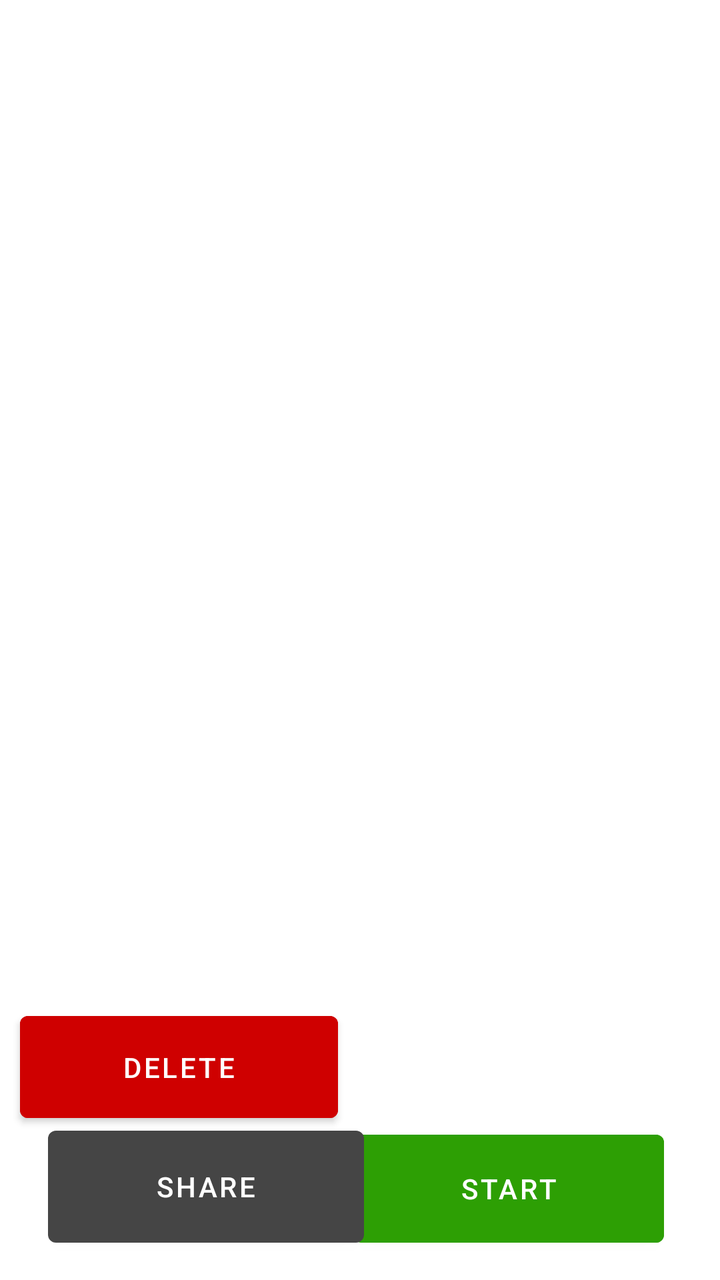
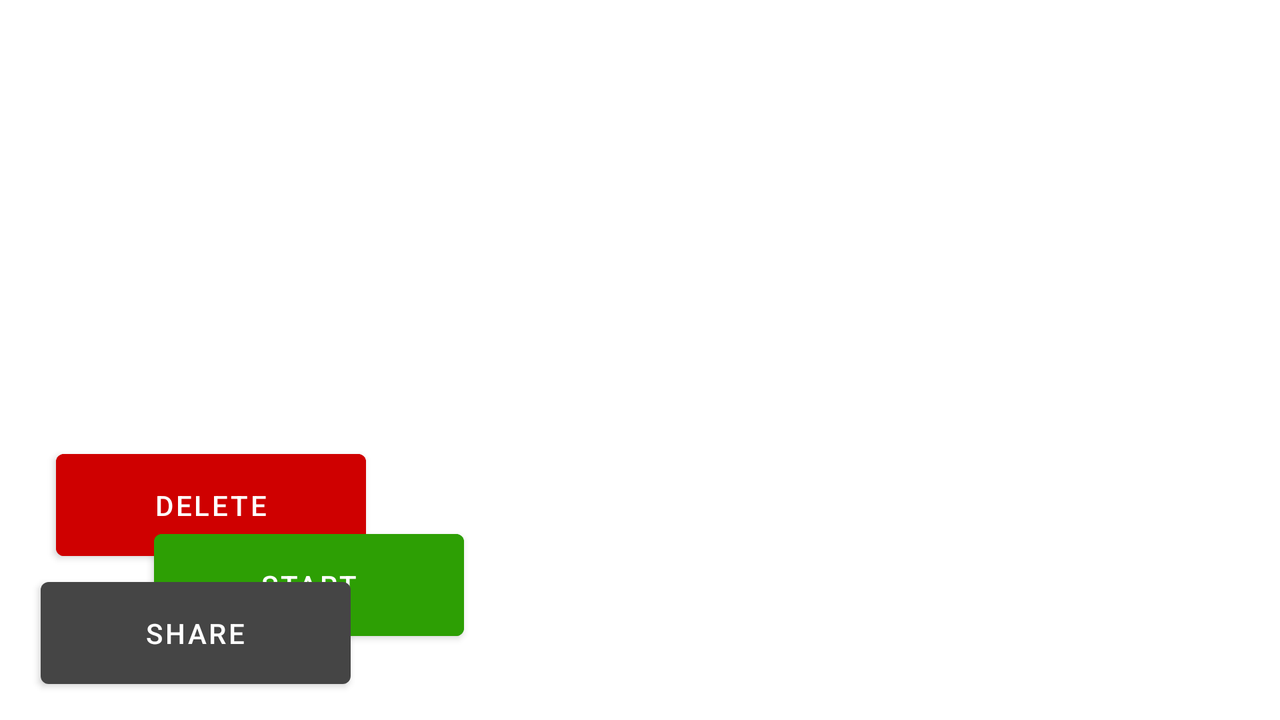

An Android layout and its configuration variant, each rendered on a device that would load it. The default file and the variant file are quoted in full after the pictures.
<!-- AndroidManifest.xml: application theme Theme.HIITTimer -->
<!-- res/layout/fragment_workout.xml -->
<?xml version="1.0" encoding="utf-8"?>
<FrameLayout xmlns:android="http://schemas.android.com/apk/res/android"
    xmlns:app="http://schemas.android.com/apk/res-auto"
    xmlns:tools="http://schemas.android.com/tools"
    android:layout_width="match_parent"
    android:layout_height="match_parent"
    tools:context=".screens.workoutFragment">

    
    <androidx.constraintlayout.widget.ConstraintLayout
        android:layout_width="match_parent"
        android:layout_height="match_parent">

        <TextView
            android:id="@+id/workoutName"
            android:layout_width="356dp"
            android:layout_height="84dp"
            android:layout_marginBottom="24dp"
            android:textAlignment="center"
            android:textSize="30sp"
            app:layout_constraintBottom_toTopOf="@+id/timer"
            app:layout_constraintEnd_toEndOf="parent"
            app:layout_constraintHorizontal_bias="0.496"
            app:layout_constraintStart_toStartOf="parent" />

        <TextView
            android:id="@+id/timer"
            android:layout_width="337dp"
            android:layout_height="83dp"
            android:textSize="18sp"
            app:layout_constraintBottom_toBottomOf="parent"
            app:layout_constraintEnd_toEndOf="parent"
            app:layout_constraintStart_toStartOf="parent"
            app:layout_constraintTop_toTopOf="parent"
            app:layout_constraintVertical_bias="0.239" />

        <androidx.recyclerview.widget.RecyclerView
            android:id="@+id/recyclerView"
            android:layout_width="367dp"
            android:layout_height="317dp"
            app:layoutManager="LinearLayoutManager"
            app:layout_constraintBottom_toTopOf="@+id/playPauseButton"
            app:layout_constraintEnd_toEndOf="parent"
            app:layout_constraintHorizontal_bias="0.5"
            app:layout_constraintStart_toStartOf="parent"
            app:layout_constraintTop_toBottomOf="@+id/timer" />

        <Button
            android:id="@+id/playPauseButton"
            android:layout_width="159dp"
            android:layout_height="63dp"
            android:backgroundTint="@color/red"
            android:text="@string/delete"
            app:layout_constraintBottom_toBottomOf="parent"
            app:layout_constraintEnd_toStartOf="@+id/stopButton"
            app:layout_constraintHorizontal_bias="0.549"
            app:layout_constraintStart_toStartOf="parent"
            app:layout_constraintTop_toTopOf="parent"
            app:layout_constraintVertical_bias="0.87" />

        <Button
            android:id="@+id/stopButton"
            android:layout_width="155dp"
            android:layout_height="66dp"
            android:layout_marginEnd="28dp"
            android:backgroundTint="@color/green"
            android:text="@string/start"
            app:layout_constraintBottom_toBottomOf="parent"
            app:layout_constraintEnd_toEndOf="parent"
            app:layout_constraintTop_toTopOf="parent"
            app:layout_constraintVertical_bias="0.978" />

        <Button
            android:id="@+id/shareButton"
            android:layout_width="158dp"
            android:layout_height="68dp"
            android:text="@string/share"
            app:layout_constraintBottom_toBottomOf="parent"
            app:layout_constraintEnd_toEndOf="parent"
            app:layout_constraintHorizontal_bias="0.119"
            app:layout_constraintStart_toStartOf="parent"
            app:layout_constraintTop_toTopOf="parent"
            app:layout_constraintVertical_bias="0.978" />

    </androidx.constraintlayout.widget.ConstraintLayout>

</FrameLayout>
<!-- resources referenced by this layout -->
<resources>
  <color name="green">#2D9F04</color>
  <color name="red">#CF0000</color>
  <string name="delete">Delete</string>
  <string name="share">Share</string>
  <string name="start">Start</string>
  <style name="Theme.HIITTimer" parent="Theme.MaterialComponents.DayNight.DarkActionBar">
          
          <item name="colorPrimary">@color/grey</item>
          <item name="colorPrimaryVariant">@color/grey</item>
          <item name="colorOnPrimary">@color/white</item>
          
          <item name="colorSecondary">@color/orange</item>
          <item name="colorSecondaryVariant">@color/orange</item>
          <item name="colorOnSecondary">@color/white</item>
          
          <item name="android:statusBarColor" tools:targetApi="l">?attr/colorPrimaryVariant</item>
          
      </style>
  <color name="grey">#454545</color>
  <color name="white">#FFFFFFFF</color>
  <color name="orange">#E88E0A</color>
</resources>
<!-- res/layout-land/fragment_workout.xml (the repository's variant of the layout above) -->
<!-- drawn on the phone turned sideways -->
<?xml version="1.0" encoding="utf-8"?>
<FrameLayout xmlns:android="http://schemas.android.com/apk/res/android"
    xmlns:app="http://schemas.android.com/apk/res-auto"
    xmlns:tools="http://schemas.android.com/tools"
    android:layout_width="match_parent"
    android:layout_height="match_parent"
    tools:context=".screens.workoutFragment">

    

    <androidx.constraintlayout.widget.ConstraintLayout
        android:layout_width="match_parent"
        android:layout_height="match_parent">

        <TextView
            android:id="@+id/workoutName"
            android:layout_width="339dp"
            android:layout_height="43dp"
            android:layout_marginStart="16dp"
            android:textSize="24sp"
            app:layout_constraintBottom_toTopOf="@+id/timer"
            app:layout_constraintStart_toStartOf="parent"
            app:layout_constraintTop_toTopOf="parent"
            app:layout_constraintVertical_bias="0.584" />

        <TextView
            android:id="@+id/timer"
            android:layout_width="375dp"
            android:layout_height="131dp"
            android:layout_marginStart="16dp"
            android:textSize="18sp"
            app:layout_constraintBottom_toBottomOf="parent"
            app:layout_constraintStart_toStartOf="parent"
            app:layout_constraintTop_toTopOf="parent"
            app:layout_constraintVertical_bias="0.427" />

        <androidx.recyclerview.widget.RecyclerView
            android:id="@+id/recyclerView"
            android:layout_width="331dp"
            android:layout_height="345dp"
            android:layout_marginBottom="16dp"
            app:layoutManager="LinearLayoutManager"
            app:layout_constraintBottom_toBottomOf="parent"
            app:layout_constraintEnd_toEndOf="parent"
            app:layout_constraintHorizontal_bias="0.966"
            app:layout_constraintStart_toStartOf="parent"
            app:layout_constraintTop_toTopOf="parent"
            app:layout_constraintVertical_bias="1.0" />

        <Button
            android:id="@+id/playPauseButton"
            android:layout_width="155dp"
            android:layout_height="63dp"
            android:layout_marginStart="28dp"
            android:layout_marginBottom="76dp"
            android:backgroundTint="@color/red"
            android:text="@string/delete"
            app:layout_constraintBottom_toBottomOf="parent"
            app:layout_constraintStart_toStartOf="parent" />

        <Button
            android:id="@+id/stopButton"
            android:layout_width="155dp"
            android:layout_height="63dp"
            android:layout_marginEnd="408dp"
            android:layout_marginBottom="36dp"
            android:backgroundTint="@color/green"
            android:text="@string/start"
            app:layout_constraintBottom_toBottomOf="parent"
            app:layout_constraintEnd_toEndOf="parent" />

        <Button
            android:id="@+id/shareButton"
            android:layout_width="155dp"
            android:layout_height="63dp"
            android:text="@string/share"
            app:layout_constraintBottom_toBottomOf="parent"
            app:layout_constraintEnd_toEndOf="parent"
            app:layout_constraintHorizontal_bias="0.042"
            app:layout_constraintStart_toStartOf="parent"
            app:layout_constraintTop_toTopOf="parent"
            app:layout_constraintVertical_bias="0.96" />

    </androidx.constraintlayout.widget.ConstraintLayout>

</FrameLayout>
